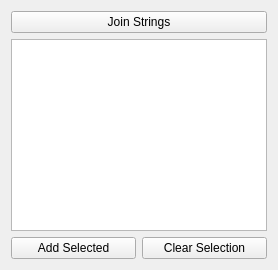
                <widget class="QWidget" name="tab">
                 <attribute name="title">
                  <string>Add Native Headers</string>
                 </attribute>
                 <layout class="QGridLayout" name="gridLayout_5">
                  <item row="1" column="0">
                   <layout class="QVBoxLayout" name="verticalLayout_4">
                    <item>
                     <widget class="QListWidget" name="AddNativeHeaders">
                      <property name="selectionMode">
                       <enum>QAbstractItemView::MultiSelection</enum>
                      </property>
                     </widget>
                    </item>
                    <item>
                     <layout class="QHBoxLayout" name="horizontalLayout">
                      <item>
                       <widget class="QPushButton" name="AddNative">
                        <property name="text">
                         <string>Add Selected</string>
                        </property>
                       </widget>
                      </item>
                      <item>
                       <widget class="QPushButton" name="ClearNative">
                        <property name="text">
                         <string>Clear Selection</string>
                        </property>
                       </widget>
                      </item>
                     </layout>
                    </item>
                   </layout>
                  </item>
                  <item row="0" column="0">
                   <widget class="QPushButton" name="JoinStrings">
                    <property name="text">
                     <string>Join Strings</string>
                    </property>
                   </widget>
                  </item>
                 </layout>
                </widget>
